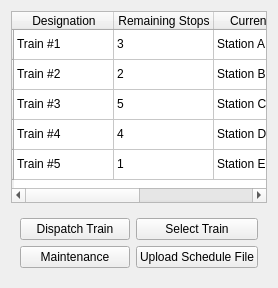
           <widget class="QWidget" name="page">
            <layout class="QVBoxLayout" name="verticalLayout_9">
             <item>
              <widget class="QTableWidget" name="main_active_trains_table">
               <row>
                <property name="text">
                 <string/>
                </property>
               </row>
               <row>
                <property name="text">
                 <string/>
                </property>
               </row>
               <row>
                <property name="text">
                 <string/>
                </property>
               </row>
               <row>
                <property name="text">
                 <string/>
                </property>
               </row>
               <row>
                <property name="text">
                 <string/>
                </property>
               </row>
               <column>
                <property name="text">
                 <string>Designation</string>
                </property>
               </column>
               <column>
                <property name="text">
                 <string>Remaining Stops</string>
                </property>
               </column>
               <column>
                <property name="text">
                 <string>Current Stop</string>
                </property>
               </column>
               <column>
                <property name="text">
                 <string>Next Stop</string>
                </property>
               </column>
               <item row="0" column="0">
                <property name="text">
                 <string>Train #1</string>
                </property>
               </item>
               <item row="0" column="1">
                <property name="text">
                 <string>3</string>
                </property>
               </item>
               <item row="0" column="2">
                <property name="text">
                 <string>Station A</string>
                </property>
               </item>
               <item row="0" column="3">
                <property name="text">
                 <string>Station B</string>
                </property>
               </item>
               <item row="1" column="0">
                <property name="text">
                 <string>Train #2</string>
                </property>
               </item>
               <item row="1" column="1">
                <property name="text">
                 <string>2</string>
                </property>
               </item>
               <item row="1" column="2">
                <property name="text">
                 <string>Station B</string>
                </property>
               </item>
               <item row="1" column="3">
                <property name="text">
                 <string>Station C</string>
                </property>
               </item>
               <item row="2" column="0">
                <property name="text">
                 <string>Train #3</string>
                </property>
               </item>
               <item row="2" column="1">
                <property name="text">
                 <string>5</string>
                </property>
               </item>
               <item row="2" column="2">
                <property name="text">
                 <string>Station C</string>
                </property>
               </item>
               <item row="2" column="3">
                <property name="text">
                 <string>Station D</string>
                </property>
               </item>
               <item row="3" column="0">
                <property name="text">
                 <string>Train #4</string>
                </property>
               </item>
               <item row="3" column="1">
                <property name="text">
                 <string>4</string>
                </property>
               </item>
               <item row="3" column="2">
                <property name="text">
                 <string>Station D</string>
                </property>
               </item>
               <item row="3" column="3">
                <property name="text">
                 <string>Station E</string>
                </property>
               </item>
               <item row="4" column="0">
                <property name="text">
                 <string>Train #5</string>
                </property>
               </item>
               <item row="4" column="1">
                <property name="text">
                 <string>1</string>
                </property>
               </item>
               <item row="4" column="2">
                <property name="text">
                 <string>Station E</string>
                </property>
               </item>
               <item row="4" column="3">
                <property name="text">
                 <string>Yard</string>
                </property>
               </item>
              </widget>
             </item>
             <item>
              <layout class="QVBoxLayout" name="verticalLayout_8" stretch="1">
               <item>
                <widget class="QWidget" name="widget_3" native="true">
                 <layout class="QGridLayout" name="gridLayout_4">
                  <item row="1" column="0">
                   <layout class="QGridLayout" name="gridLayout_3">
                    <item row="1" column="1">
                     <widget class="QPushButton" name="main_switch_to_upload_button">
                      <property name="sizePolicy">
                       <sizepolicy hsizetype="Preferred" vsizetype="Preferred">
                        <horstretch>0</horstretch>
                        <verstretch>0</verstretch>
                       </sizepolicy>
                      </property>
                      <property name="text">
                       <string>Upload Schedule File</string>
                      </property>
                     </widget>
                    </item>
                    <item row="1" column="0">
                     <widget class="QPushButton" name="main_switch_to_maintenance_button">
                      <property name="sizePolicy">
                       <sizepolicy hsizetype="Preferred" vsizetype="Preferred">
                        <horstretch>0</horstretch>
                        <verstretch>0</verstretch>
                       </sizepolicy>
                      </property>
                      <property name="text">
                       <string>Maintenance</string>
                      </property>
                     </widget>
                    </item>
                    <item row="0" column="0">
                     <widget class="QPushButton" name="main_switch_to_dispatch_button">
                      <property name="sizePolicy">
                       <sizepolicy hsizetype="Preferred" vsizetype="Preferred">
                        <horstretch>0</horstretch>
                        <verstretch>0</verstretch>
                       </sizepolicy>
                      </property>
                      <property name="text">
                       <string>Dispatch Train</string>
                      </property>
                     </widget>
                    </item>
                    <item row="0" column="1">
                     <widget class="QPushButton" name="main_switch_to_select_button">
                      <property name="sizePolicy">
                       <sizepolicy hsizetype="Preferred" vsizetype="Preferred">
                        <horstretch>0</horstretch>
                        <verstretch>0</verstretch>
                       </sizepolicy>
                      </property>
                      <property name="text">
                       <string>Select Train</string>
                      </property>
                     </widget>
                    </item>
                   </layout>
                  </item>
                 </layout>
                </widget>
               </item>
              </layout>
             </item>
            </layout>
           </widget>
